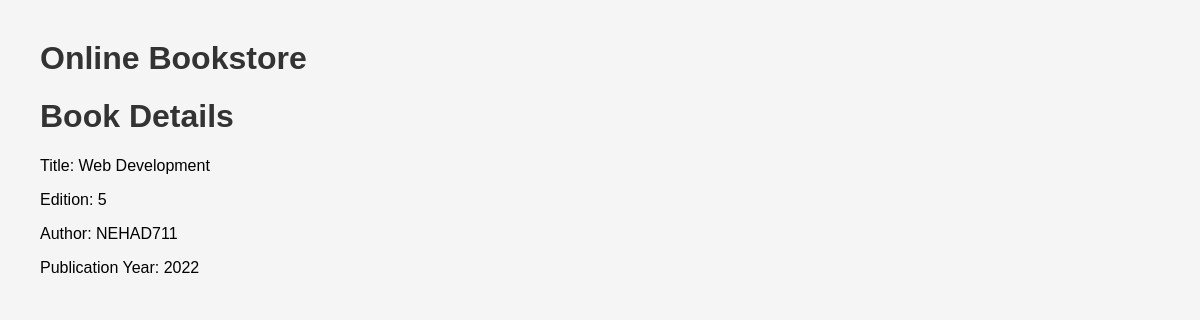
The app's page /books/5/ with its own data.
### books/models.py (models this page shows, shortened)
class Book(models.Model):
    title = models.CharField(max_length=200)
    edition = models.IntegerField()
    author = models.ForeignKey(Author, on_delete=models.CASCADE)
    publication_year = models.IntegerField()

class Author(models.Model):
    name = models.CharField(max_length=100)
    address = models.TextField()
    def __str__(self):
        return self.name

### books/views.py (the view)
# urls.py: path('books/<int:book_id>/', views.book_detail, name='book_detail'),
def book_detail(request, book_id):
    book = get_object_or_404(Book, id=book_id)
    return render(request, 'books/book_detail.html', {'book': book})

### books/templates/books/book_detail.html (shortened to what this page needs)
{% extends 'books/base.html' %}
{% block content %}
<h1>Book Details</h1>
<p>Title: {{ book.title }}</p>
<p>Edition: {{ book.edition }}</p>
<p>Author: {{ book.author }}</p>
<p>Publication Year: {{ book.publication_year }}</p>
{% endblock %}

### static/css/style.css (style rules this page uses)
body { font-family: Arial, sans-serif; margin: 40px; background-color: #f5f5f5; }
h1 { color: #333; }

### records on screen
Book: title "Web Development", edition "5", author "NEHAD711", publication_year "2022"
